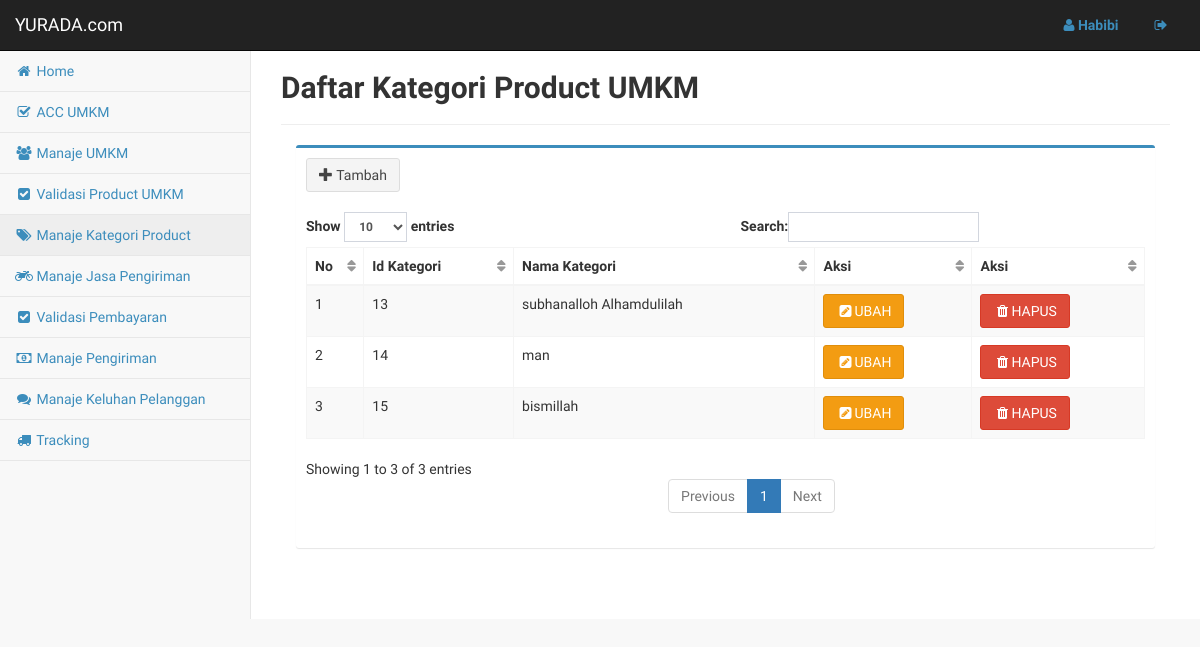
Screenshot of /admin/index.php?halaman=manaje_kategori (signed in) with the database file from the repository.
### tables this page shows
CREATE TABLE `tb_kategori` (
  `id_kategori` varchar(5) NOT NULL,
  `nama_kategori` varchar(30) NOT NULL
);

### admin/kategori.php (the view, shortened to what this page needs)
<div class="row">
    <div class="col-lg-12">
    <h2><b> Daftar Kategori Product UMKM </b></h2>
    <hr>
    <div class="container-fluid">
        <div class="row">
        <div class="col-lg-12">
        <div class="box box-primary">
        <div class="box-body table-responsive">
        <form action="kategori_delete_proses.php" method="GET">
        <table id="tabel-data" class="table table-striped table-bordered" width="100%" cellspacing="0">
            <thead>
                <tr>
                    <th>No</th>
                    <th>Id Kategori</th>
                    <th>Nama Kategori</th>
                    <th>Aksi</th>
                    <th>Aksi</th>
                </tr>
            </thead>
            <tbody>
            <?php
            include '../config/koneksi.php';
            $no = 1;
            $sql = "SELECT * FROM tb_kategori";
            $result = $koneksi->query($sql);
            ?>
            <a href="index.php?halaman=tambah_kategori">
                <button type="button" class="btn btn-default">
                    <span class="glyphicon glyphicon-plus"></span> Tambah
                </button>
            </a>
            <br><br>
                <?php while ($row= $result->fetch_array()) {  ?>
                <tr>
                    <td><?php echo $no ?></td>
                    <td><?php echo $row['id_kategori']; ?></td>
                    <td><?php echo $row['nama_kategori']; ?></td>
                    <td>
                        <button type="submit" name="submit1" class="btn btn-warning" value="<?php echo $row['id_kategori']; ?>">
                            <i class="fa fa-pencil-square fa-fw"></i>UBAH
                        </button>
                    </td>
                    <td>
                        <button type="submit" name="submit" class="btn btn-danger" value="<?php echo $row['id_kategori']; ?>">
                            <i class="fa fa-trash fa-fw"></i>HAPUS
                        </button>
                    </td>
                </tr>
                <?php $no++;} ?>
                </tbody>
        </table>
        </form>
        </div>
        </div>
      </div>
     </div>
    </div>
</div>
</div>

### admin/index.php (shortened to what this page needs)
<?php
$id_admin = $_SESSION['id_admin'];
include '../config/koneksi.php';
$sql = "SELECT * FROM tb_admin WHERE id_admin='$id_admin'";
$result = $koneksi->query($sql);
$row = $result->fetch_array();
$nama_admin = $row['nama_admin'];
 ?>
<!DOCTYPE html>
<html lang="en">
<head>
    <link href="../assets/bootstrap/css/bootstrap.min.css" rel="stylesheet">
    <link href="../assets/metisMenu/metisMenu.min.css" rel="stylesheet">
    <link href="../assets/dist/css/sb-admin-2.css" rel="stylesheet">
    <link href="../assets/helper/AdminLTE.min.css" rel="stylesheet">
    <link href="../assets/font-awesome/css/font-awesome.min.css" rel="stylesheet" type="text/css">
</head>
<body>
    <div id="wrapper">
        <nav class="navbar navbar-inverse navbar-static-top" role="navigation" style="margin-bottom: 0">
            <div class="navbar-header">
                <a class="navbar-brand" href="index.php">YURADA.com</a>
            </div>
            <ul class="nav navbar-top-links navbar-right">
                <li class="dropdown">
                    <a class="dropdown-toggle" href="index.php?halaman=profil">
                        <i class="fa fa-user fa-fw" ></i><b><?php echo $nama_admin; ?></b></i>
                    </a>
                </li>
                <li class="dropdown">
                    <a class="dropdown-toggle"  href="../logout.php">
                        <i class="fa fa-sign-out fa-fw"></i>
                    </a>
                </li>
            </ul>
            <div class="navbar-default sidebar" role="navigation">
                <div class="sidebar-nav navbar-collapse">
                    <ul class="nav" id="side-menu">
                        <li>
                            <a href="index.php"><i class="fa fa-home fa-fw"></i> Home </a>
                        </li>
                        <li>
                            <a href="index.php?halaman=acc_umkm"><i class="fa fa-check-square-o fa-fw"></i> ACC UMKM </a>
                        </li>
                        <li>
                            <a href="index.php?halaman=manaje_umkm"><i class="fa fa-group fa-fw"></i> Manaje UMKM </a>
                        </li>
                        <li>
                            <a href="index.php?halaman=validasi_barang"><i class="fa fa-check-square fa-fw"></i> Validasi Product UMKM </a>
                        </li>
                        <li>
                            <a href="index.php?halaman=manaje_kategori"><i class="fa fa-tags fa-fw"></i> Manaje Kategori Product </a>
                        </li>
                        <li>
                            <a href="index.php?halaman=jasa_kirim"><i class="fa fa-motorcycle fa-fw"></i> Manaje Jasa Pengiriman</a>
                        </li>
                        <li>
                            <a href="index.php?halaman=validasi_bayar"><i class="fa fa-check-square fa-fw"></i> Validasi Pembayaran </a>
                        </li>
                        <li>
                            <a href="index.php?halaman=manaje_bayar"><i class="fa fa-money fa-fw"></i> Manaje Pengiriman</a>
                        </li>
                        <li>
                            <a href="index.php?halaman=manaje_keluhan"><i class="fa fa-comments fa-fw"></i> Manaje Keluhan Pelanggan </a>
                        </li>
                        <li>
                            <a href="index.php?halaman=tracking"><i class="fa fa-truck fa-fw"></i> Tracking </a>
                        </li>
                    </ul>
                </div>
            </div>
        </nav>
         <div id="page-wrapper">
            <?php
            if ($_GET['halaman']=="profil") {
                include 'profil.php';
            }else if($_GET['halaman']=="about"){
                include 'about.php';
            }else if($_GET['halaman']=="acc_umkm"){
                include 'acc_umkm.php';
            }else if($_GET['halaman']=="manaje_umkm"){
                include 'manaje_umkm.php';
            }else if($_GET['halaman']=="validasi_barang_detail"){
                include 'validasi_barang_detail.php';
            }else if($_GET['halaman']=="validasi_barang"){
                include 'validasi_barang.php';
            }else if($_GET['halaman']=="manaje_keluhan"){
                include 'manaje_keluhan.php';
            }else if($_GET['halaman']=="manaje_kategori"){
                include 'kategori.php';
            }else if($_GET['halaman']=="tambah_kategori"){
                include 'kategori_form_tambah.php';
            }else if($_GET['halaman']=="ubah_kategori"){
                include 'kategori_form_ubah.php';
            }else if($_GET['halaman']=="validasi_bayar"){
                include 'validasi_bayar.php';
            }else if($_GET['halaman']=="manaje_bayar"){
                include 'manaje_bayar.php';
            }else if($_GET['halaman']=="jasa_kirim"){
                include 'jasa_kirim.php';
            }else if($_GET['halaman']=="tambah_jasa_kirim"){
                include 'jasa_kirim_form_tambah.php';
            }else if($_GET['halaman']=="ubah_jasa_kirim"){
                include 'jasa_kirim_form_ubah.php';
            }else if($_GET['halaman']=="tracking"){
                include '../pelanggan/tracking.php';
            }else{
                include 'home.php';
            }
             ?>
    </div>
</body>
</html>

### rows the page displays
tb_kategori: id_kategori "13", nama_kategori "subhanalloh Alhamdulilah"
tb_kategori: id_kategori "14", nama_kategori "man"
tb_kategori: id_kategori "15", nama_kategori "bismillah"

### other values shown
$nama_admin "Habibi"
